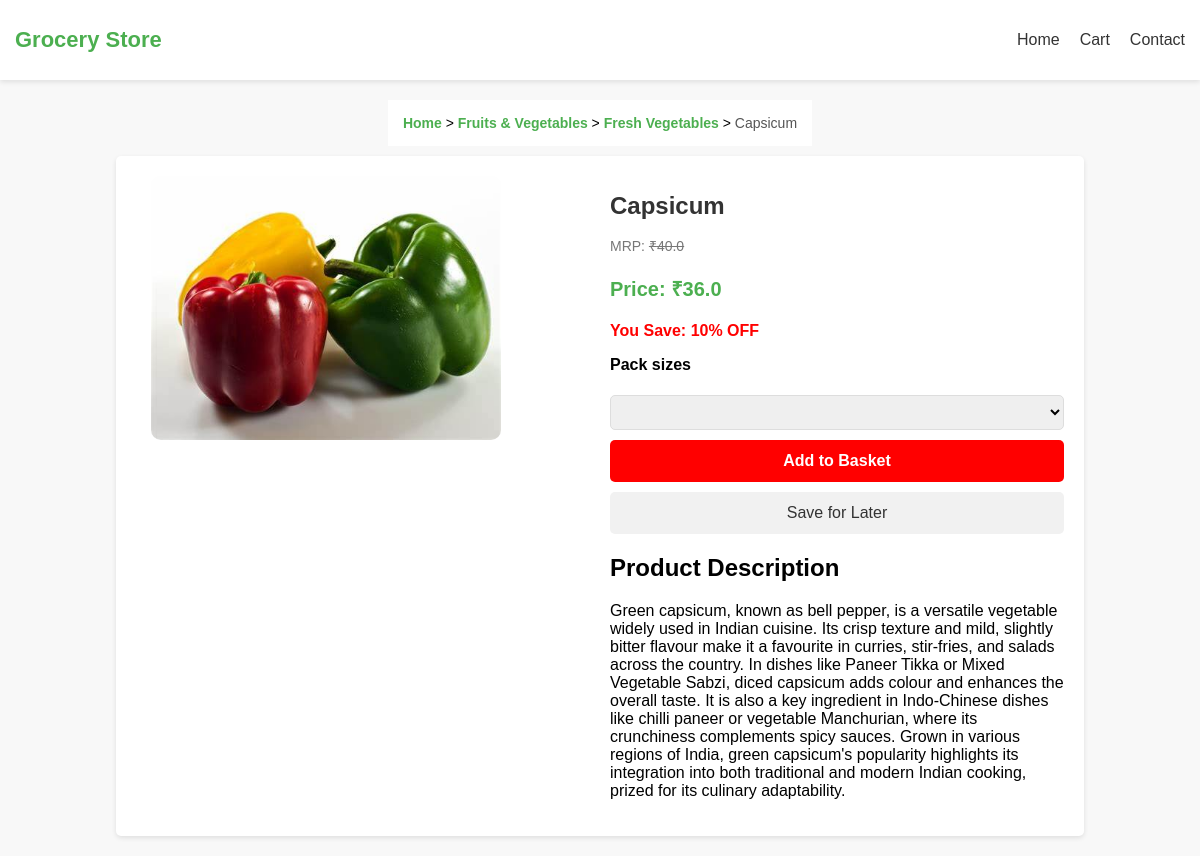
/product/1/, run on the app's committed database.
### groapp/models.py (models this page shows, shortened)
class Product(models.Model):
    name = models.CharField(max_length=200)
    image = models.ImageField(upload_to='products/')
    description = models.TextField()
    price = models.FloatField()
    discount = models.IntegerField(default=0)
    quantity_choices = [
        ('1kg', '1 kg'),
        ('500g', '500 g'),
        ('1pc', '1 piece')
    ]
    quantity = models.CharField(max_length=10, choices=quantity_choices, default='1kg')
    def discounted_price(self):
        return self.price - (self.price * self.discount / 100)

### groapp/views.py (the view)
# urls.py: path('product/<int:product_id>/', views.product_detail, name='product_detail'),
def product_detail(request, product_id):
    product = get_object_or_404(Product, id=product_id)
    return render(request, 'product_detail.html', {'product': product})

### groapp/templates/product_detail.html (shortened to what this page needs)
{% load static %}
<!DOCTYPE html>
<html lang="en">
<head>
    <link rel="stylesheet" href="{% static 'css/product.css' %}">
</head>
<body>
<header>
    <nav>
        <div class="logo">Grocery Store</div>
        <ul>
            <li><a href="{% url 'home' %}">Home</a></li>
            <li><a href="#">Cart</a></li>
            <li><a href="#">Contact</a></li>
        </ul>
    </nav>
</header>
<div class="container">
    <div class="breadcrumbs">
        <a href="{% url 'home' %}">Home</a> >
        <a href="#">Fruits & Vegetables</a> >
        <a href="#">Fresh Vegetables</a> >
        <span>{{ product.name }}</span>
    </div>
    <div class="product-detail">
        <div class="product-images">
            <div class="main-image">
                <img id="mainProductImage" src="{{ product.image.url }}" alt="{{ product.name }}">
            </div>
        </div>
        <div class="product-info">
            <h1>{{ product.name }}</h1>
            <p class="mrp">MRP: <s>₹{{ product.price }}</s></p>
            <p class="price">Price: ₹{{ product.discounted_price }}</p>
            <p class="discount">You Save: <span>{{ product.discount }}% OFF</span></p>
            <div class="pack-sizes">
                <h3>Pack sizes</h3>
                <select>
                </select>
            </div>
            <button class="add-to-cart">Add to Basket</button>
            <button class="save-later">Save for Later</button>
            <div class="product-description">
                <h2>Product Description</h2>
                <p>{{ product.description }}</p>
            </div>
        </div>
    </div>
</div>
</body>
</html>

### groapp/static/css/product.css (style rules this page uses)
body { font-family: Arial, sans-serif; margin: 0; padding: 0; background-color: #f8f8f8; }
nav { background-color: #fff; padding: 15px; display: flex; justify-content: space-between; align-items: center; box-shadow: 0px 2px 5px rgba(0, 0, 0, 0.1); }
.logo { font-size: 22px; font-weight: bold; color: #4CAF50; }
nav ul { list-style: none; display: flex; gap: 20px; }
nav ul li { display: inline; }
nav ul li a { text-decoration: none; color: #333; font-size: 16px; }
.breadcrumbs { font-size: 14px; padding: 15px; background: #fff; margin-bottom: 10px; }
.breadcrumbs a { text-decoration: none; color: #4CAF50; font-weight: bold; }
.breadcrumbs span { color: #555; }
.container { display: flex; flex-direction: column; align-items: center; padding: 20px; }
.product-detail { display: flex; background: white; padding: 20px; border-radius: 5px; width: 80%; max-width: 1000px; box-shadow: 0px 2px 5px rgba(0, 0, 0, 0.1); }
.product-images { flex: 1; display: flex; }
.main-image img { width: 350px; height: auto; border-radius: 10px; }
.product-info { flex: 1; padding-left: 20px; }
.product-info h1 { font-size: 24px; color: #333; }
.mrp { font-size: 14px; color: #777; }
.price { font-size: 20px; color: #4CAF50; font-weight: bold; }
.discount { color: red; font-weight: bold; }
.pack-sizes h3 { margin-top: 15px; font-size: 16px; }
.pack-sizes select { width: 100%; padding: 8px; margin-top: 5px; border-radius: 5px; border: 1px solid #ddd; }
button { width: 100%; padding: 12px; margin-top: 10px; border: none; font-size: 16px; cursor: pointer; border-radius: 5px; }
.add-to-cart { background: red; color: white; font-weight: bold; }
.save-later { background: #f1f1f1; color: #333; }

### data on the page
Product: name "Capsicum", image (picture), price "40.0", discounted_price "36.0", discount "10", description "Green capsicum, known as bell pepper, is a versatile vegetable widely used in Indian cuisine. Its crisp texture and mild, slightly bitter flavour make it a favourite in curries, stir-fries, and salads across the country. In dishes like Paneer Tikka or Mixed Vegetable Sabzi, diced capsicum adds colour and enhances the overall taste. It is also a key ingredient in Indo-Chinese dishes like chilli paneer or vegetable Manchurian, where its crunchiness complements spicy sauces. Grown in various regions of India, green capsicum's popularity highlights its integration into both traditional and modern Indian cooking, prized for its culinary adaptability."
